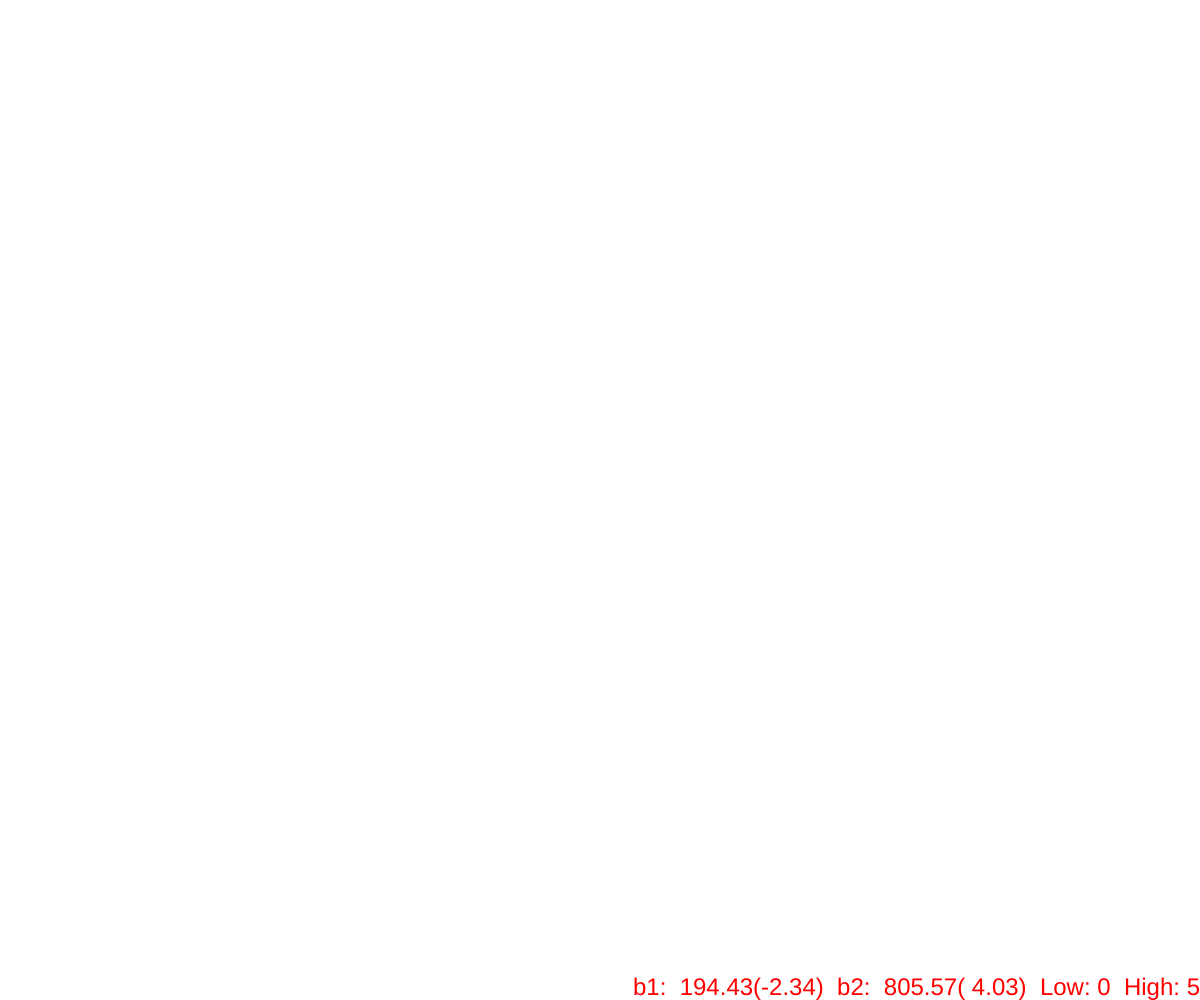
Frame 1 (no input)
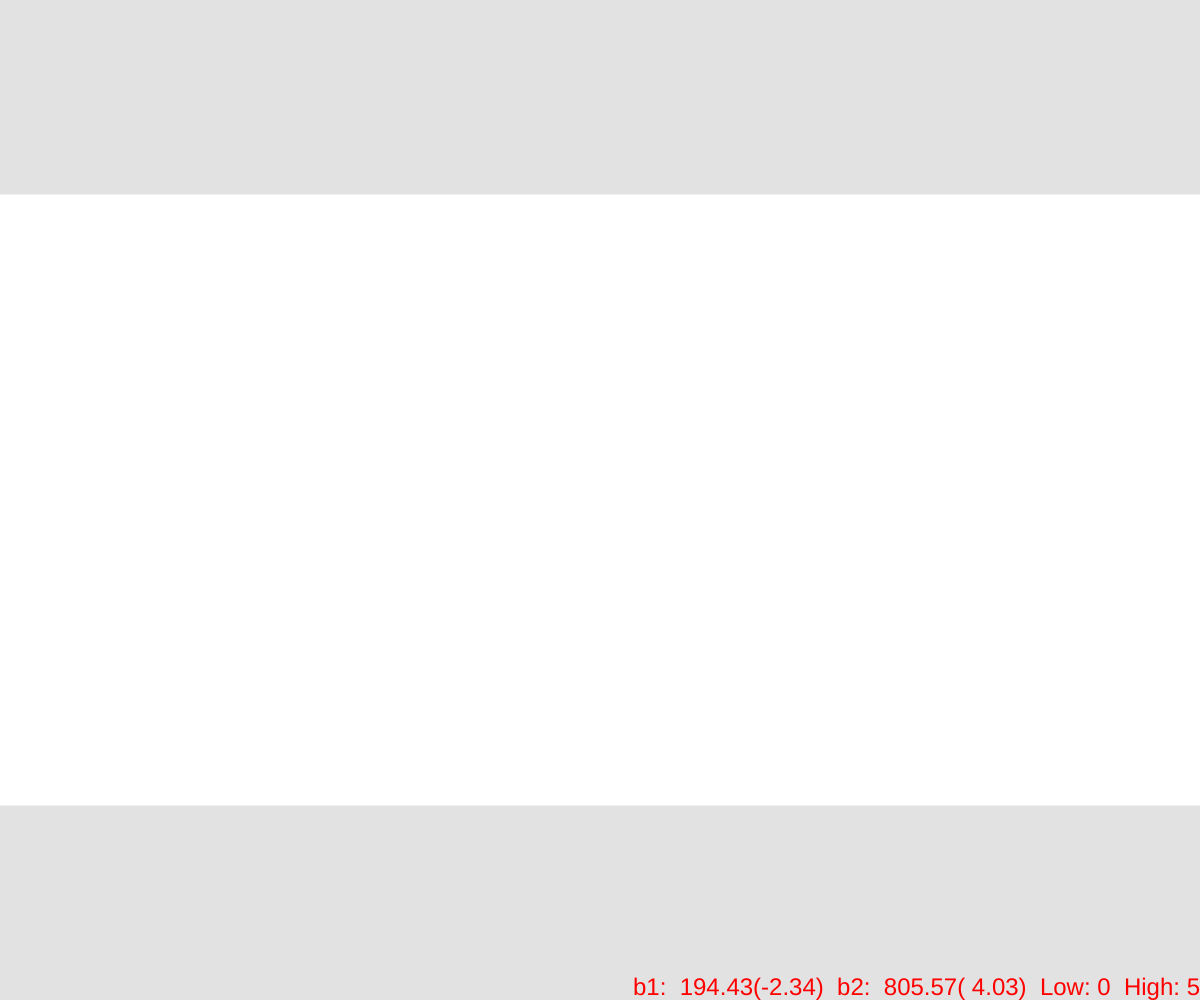
Frame 60 (no input)
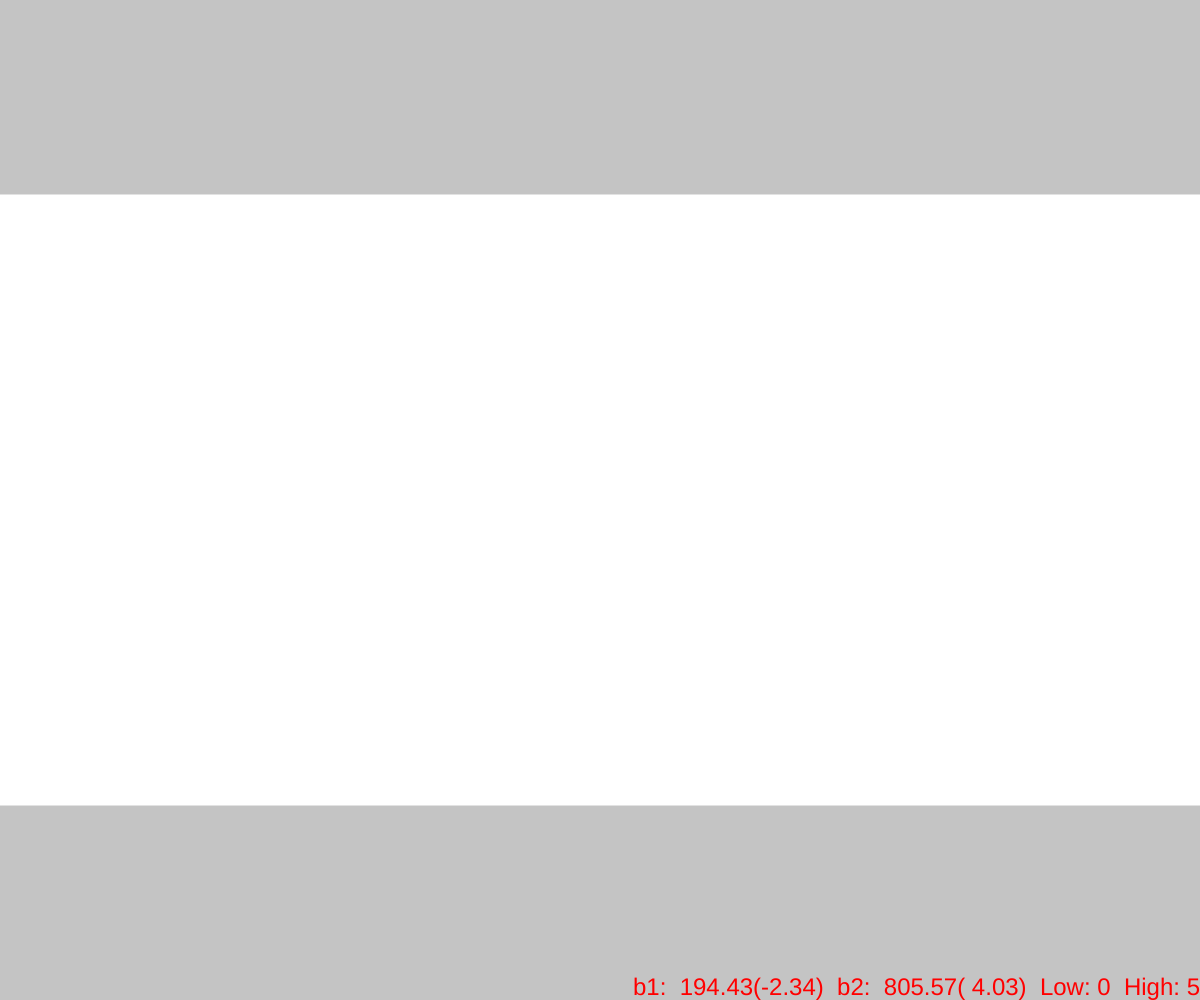
Frame 120 (the mouse pressed at the canvas centre since frame 60)

The p5.js sketch that drew these frames (run headless with seeded random() and noise() and a simulated clock; from frame 60 on, the mouse is pressed at the canvas centre):

// p5.js sketch
// ── sketch.js
let b1, b2;
let b1speed, b2speed;
let splow = 0;
let sphigh = 5;
let low = 0;
let high = 255;
let a = low;
let aspeed = 0.5;
let bg = high;
let m = 120;
let limit;
let anchor;
let go = true;
let debug = true;

function setup() {
  createCanvas(windowWidth, windowHeight);
  noStroke();
  noCursor();
  randomSeed(0);
  reset();
}

function reset() {
  console.log("RESET");
  limit = height;
  anchor = width;
  a = low;
  b1 = limit * random(0.1, 0.5);
  b2 = limit - b1;
  b1speed = get_speed();
  // Go the opposite way
  b2speed = get_speed();

  console.log("Speeds: " + b1speed, b2speed);
}

// Get the speed
function pos_neg(n) {
  return n * (random(1) > 0.5 ? 1 : -1);
}
function get_speed() {
  let crawl = pos_neg(random(0.1, 1));
  let stroll = pos_neg(random(1, 3));
  let walk = pos_neg(random(3, 5));
  let run = pos_neg(random(8, 10));
  let vanish = pos_neg(100);

  let r = random(1);
  if (r > 0.9) return crawl;
  else if (r > 0.6) return stroll;
  else if (r > 0.3) return walk;
  else if (r > 0.05) return run;
  else if (r > 0) return vanish;


  //return random(splow, sphigh) * (random(1) < 0.5 ? -1 : 1);
}

function draw() {
  background(bg);
  // Is the background white or black?
  // Make it the oppposite color
  fill(bg > low ? low : high, a);
  rect(0, 0, anchor, b1);
  rect(0, b2, anchor, limit - b2);
  a += aspeed;
  // If fully faded in
  if (a > high + m || a < low - m) {
    b1 += b1speed;
    b2 += b2speed;
    if ((b1 > limit || b1 < 0) && (b2 > limit || b2 < 0)) {
      if (b1 > limit || b2 < 0) {
        // If the background was white, make it black
        bg = bg > low ? low : high;
        console.log(bg);
      }
      reset();
    }
  }

  if (debug) {
    textAlign(RIGHT, BOTTOM);
    textSize(24);
    fill('red');
    text("b1: " + nfs(b1, 0, 2) + '(' + nfs(b1speed, 0, 2) + ')' + "\tb2: " + nfs(b2, 0, 2) + '(' + nfs(b2speed, 0, 2) + ')' + "\tLow: " + splow + "\tHigh: " + sphigh, width, height);
  }
}

function keyPressed() {
  switch (keyCode) {
    case SHIFT:
      debug = !debug;
      break;
    case ENTER:
      reset();
      break;
    case 32:
      go = !go;
      if (go) loop();
      else noLoop();
      break;
    case RIGHT_ARROW:
      splow++;
      break;
    case LEFT_ARROW:
      splow--;
      break;
    case UP_ARROW:
      sphigh--;
      break;
    case DOWN_ARROW:
      sphigh++;
      break;
  }

  // Constraints
  splow = constrain(splow, 0, sphigh);
  sphigh = constrain(sphigh, splow, sphigh);
}
